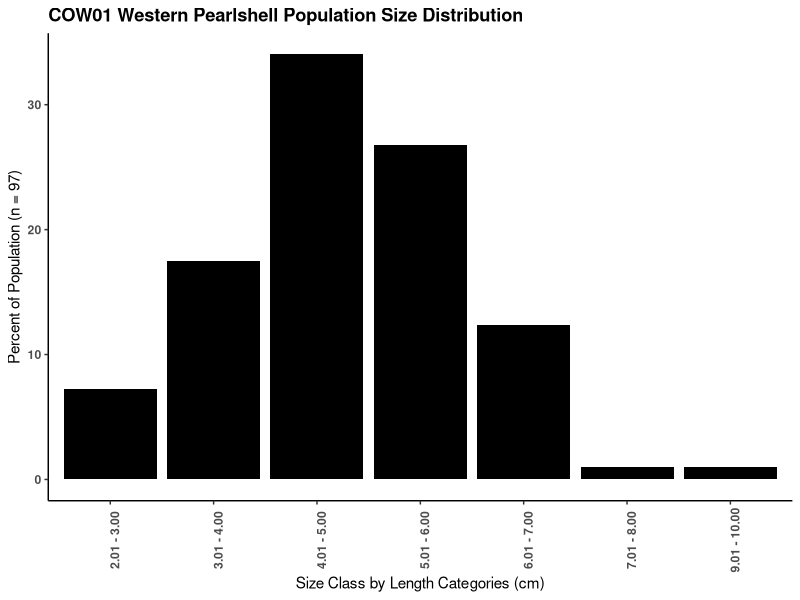

This chart was generated by the following R code: (Note: this script raises an error after producing the figure.)
setwd("/Users/williamjohnson/Desktop/Laura/Mussels/Research/field_data")
library(tidyverse)
# Read in the .csv files and save as tbls
cow01cen1 <- as.tibble(read.csv("cow01_cen1.csv", header = TRUE))
cow01cen2 <- as.tibble(read.csv("cow01_cen2.csv", header = TRUE))

#Change block_num and unit_num variables to factors
cow01cen1$Block_Num <- factor(cow01cen1$Block_Num)
cow01cen1$Unit_Num <- factor(cow01cen1$Unit_Num)

#Remove NA values from dataset
cow01cen1 <- cow01cen1[-c(173:175),]

# Filter to only consider quadrats with excavation. I need to get a sum of mussels in all 
#   excavated quadrats
cowex <- cow01cen1 %>%
  filter(Excavated_Live != c("NA")) 
# Return count of number of mussels found in all excavated quadrats 
sum_cowexcavatedlive <- sum(cowex$Excavated_Live)
# Return count of total # of quadrats excavated
quadcount_cowexcavated <- nrow(cowex)
# Return count of total # of quadrats sampled
quadcount_cowtotal <- nrow(cow01cen1)
# Return count of number of mussels found at surface in all units that were double sampled
sum_cowsurfex <- sum(cowex$Surface_Live)
# return count of total mussels counted at surface in all units
totalsumcowsurfex <- sum(cow01cen1$Surface_Live)

# Create new object 'burial_factor' 
burialfactor_cow01 <- (sum_cowsurfex + sum_cowexcavatedlive) / sum_cowsurfex
print(burialfactor_cow01)
# Create new object 'realnum_cow01' that is the true number of mussels across all quadrats 
#   sampled at the site
realnum_cow01 <- sum(cow01cen1$Surface_Live) * burialfactor_cow01
print(realnum_cow01)
# Create new object 'surveyarea_cow01' that represents the total area of the mussel bed surveyed
surveyarea_cow01 <- quadcount_cowtotal * 0.25
# Create new object 'density_cow01' that represents mussel density in the surveyed area
density_cow01 <- realnum_cow01/surveyarea_cow01
print(density_cow01)

max(cow01cen1$Surface_Live, na.rm = TRUE)

# Mean length
cowcen2 <- cow01cen2 %>%
  filter(L_or_D == "L") %>%
# Juveniles
  filter(Length_cm <= 3.0)

# 7 juveniles out of 97 measured animals = .072

mean(cowcen2$Length_cm)

# Juveniles




################################################################################
### time for visualization!

# Change transect_num and quad_num to factors for til03_sys2 tbl
cow01cen2$Block_Num <- factor(cow01cen2$Block_Num)
cow01cen2$Unit_Num <- factor(cow01cen2$Unit_Num)
# Check
str(cow01cen2)

# Histogram for COW01 (ALL MUSSELS SAMPLED IN SURFACE + EXCAVATION PLOTS)

# What are the min and max values measured?
print(min(cow01cen2$Length_cm, na.rm = TRUE))
print(max(cow01cen2$Length_cm, na.rm = TRUE))

# Histogram for COW01 (ALL MUSSELS SAMPLED IN SURFACE + EXCAVATION PLOTS)
# Make a histogram!!!
cowhist<- cow01cen2 %>%
  filter(L_or_D == "L") %>%
  mutate(size_class = ifelse(Length_cm < 1.01, "0 - 1.01", "other")) %>%
  mutate(size_class = ifelse(Length_cm >= 1.01 & Length_cm < 2.01, "1.01 - 2.00", size_class)) %>%
  mutate(size_class = ifelse(Length_cm >= 2.01 & Length_cm < 3.01, "2.01 - 3.00", size_class)) %>%
  mutate(size_class = ifelse(Length_cm >= 3.01 & Length_cm < 4.01, "3.01 - 4.00", size_class)) %>%
  mutate(size_class = ifelse(Length_cm >= 4.01 & Length_cm < 5.01, "4.01 - 5.00", size_class)) %>%
  mutate(size_class = ifelse(Length_cm >= 5.01 & Length_cm < 6.01, "5.01 - 6.00", size_class)) %>%
  mutate(size_class = ifelse(Length_cm >= 6.01 & Length_cm < 7.01, "6.01 - 7.00", size_class)) %>%
  mutate(size_class = ifelse(Length_cm >= 7.01 & Length_cm < 8.01, "7.01 - 8.00", size_class)) %>%
  mutate(size_class = ifelse(Length_cm >= 8.01 & Length_cm < 9.01, "8.01 - 9.00", size_class)) %>%
  mutate(size_class = ifelse(Length_cm >= 9.01 & Length_cm < 10.01, "9.01 - 10.00", size_class)) %>%
  mutate(size_class = ifelse(Length_cm >= 10.01 & Length_cm < 11.01, "10.01 - 11.00", size_class)) %>%
  mutate(size_class = ifelse(Length_cm >= 11.01 & Length_cm < 12.01, "11.01 - 12.00", size_class)) %>%
  mutate(size_class = ifelse(Length_cm >= 12.01 & Length_cm < 13.01, "12.01 - 13.00", size_class))

cowmazzacano_hist <- cowhist %>%
  group_by(size_class) %>%
  summarize(count = n()) %>%
  mutate(percent_pop = ((count/97)*100)) 

row_order <- c("0 - 1.01", "1.01 - 2.00","2.01 - 3.00","3.01 - 4.00","4.01 - 5.00",
               "5.01 - 6.00", "6.01 - 7.00", "7.01 - 8.00", "8.01 - 9.00", 
               "9.01 - 10.00", "10.01 - 11.00", "11.01 - 12.00","12.01 - 13.00")

cowmazzacano_hist$size_class <- factor(cowmazzacano_hist$size_class, levels = row_order)

ggplot(cowmazzacano_hist, aes(x = size_class, y = percent_pop)) + geom_col(fill = "black") + theme_classic() +
  theme(axis.text.x = element_text(angle = 90, face = "bold")) + 
  theme(axis.text.y = element_text(face = "bold")) +
  xlab("Size Class by Length Categories (cm)") + 
  ylab("Percent of Population (n = 97)") + ggtitle("COW01 Western Pearlshell Population Size Distribution") +
  theme(plot.title = element_text(face = "bold")) 

############# Investigate the different average length of mussels found buried vs. at surface  ##############
# Need to change E and S to excavated and surface in rows
cow01cen2 <- cow01cen2 %>%
  mutate(S_or_E = ifelse(S_or_E == "S", "Surface", "Excavated"))
cowexc_hist <- cow01cen2 %>%
  filter(L_or_D == "L") %>%
  group_by(S_or_E)%>%
  summarise(av_shell_length = mean(Length_cm))
# Turn this into a box plot
cow <- ggplot(cow01cen2, aes(as.factor(S_or_E), Length_cm)) + geom_boxplot() + theme_classic() 

cow <- cow + theme(axis.title.x = element_blank()) + scale_y_continuous(name = "Length (cm)", breaks = seq(0,12.5,2.5))





# Need to change E and S to excavated and surface in rows
til03 <- til03 %>%
  mutate(S_or_E = ifelse(S_or_E == "S", "Surface", "Excavated"))


# Investigate the different average length of mussels found buried vs. at surface
exc_hist <- til03 %>%
  group_by(S_or_E)%>%
  summarise(meanshelllength = mean(Length_cm))
# Turn this into a box plot

til03 <- ggplot(til03, aes(as.factor(S_or_E), Length_cm)) + geom_boxplot() + theme_classic() 

til03 <- til03 + theme(axis.title.x = element_blank()) + scale_y_continuous(name = "Length (cm)", breaks = seq(0,12.5,2.5))



# Histogram for BKY site
bky01_sys2 <- read.csv("BKY01_sys2.csv", header = TRUE)
bky01sys2_tbl <- tbl_df(bky01_sys2)
bky01sys2_tbl %>%
  select(Length_cm) %>%
  ggplot(aes(x = Length_cm)) + geom_histogram(stat = "count")


